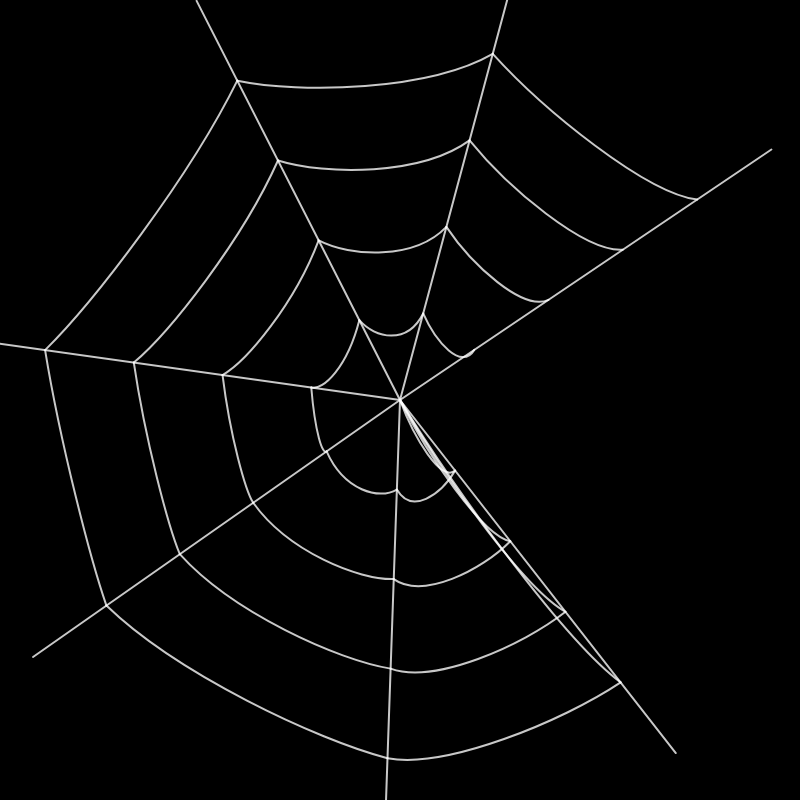
Frame 1 (no input)
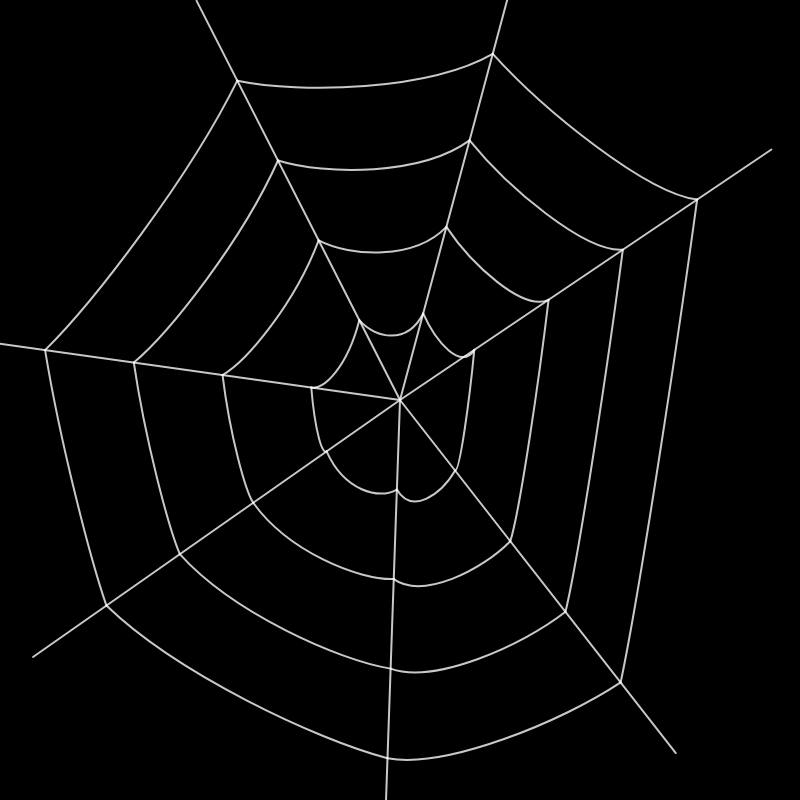
Frame 60 (no input)
Frame 120 (the mouse pressed at the canvas centre since frame 60): identical to frame 60, image omitted

The p5.js sketch that drew these frames (run headless with seeded random() and noise() and a simulated clock; from frame 60 on, the mouse is pressed at the canvas centre):

// p5.js sketch
// ── sketch.js
// Ported from Procatical Laboratory #14 in Creating Procedural Artworks with Processing: A Holistic Guide by Penny de Byl

let spiderWeb;


function setup() {
  createCanvas(800, 800);
  background(0);
  let spokeLength = 0.56* width;
  spiderWeb = new SpiderWeb(spokeLength);
   spiderWeb.setSpokeAngles();
}

function draw() {
  background(0);
  translate(width/2, height/2)
 
  spiderWeb.show();
}
// ── web.js
let angles = { angles: [0, 45, 80, 100, 200, 250, 300, 360] };

class SpiderWeb {
  constructor(spokeLength) {
    this.angles = [];
    this.spokeLength = spokeLength;
    this.x = 0;
    this.y = 0;
    this.prevX = 0;
    this.prevY = 0;
    this.threadStartX = 0;
    this.threadStartY = 0;
    this.threadEndX = 0;
    this.threadEndY = 0;
  }

  setSpokeAngles() {
    this.angles[0] = 0;
    for (let i = 1; i < 8; i++) {
      this.angles[i] = this.angles[i - 1] + int(random(35, 60));
    }
    this.angles[8] = 360;
  }

  show() {
    stroke(255, 255, 255, 200);
    strokeWeight(2);
    noFill();
    for (let i = 1; i < 8; i++) {
      this.x = this.spokeLength * cos(radians(this.angles[i]));
      this.y = this.spokeLength * sin(radians(this.angles[i]));
      line(0, 0, this.x, this.y);
      for (let t = 0.2; t < 1; t += 0.2) {
        this.threadStartX = lerp(0, this.prevX, t);
        this.threadStartY = lerp(0, this.prevY, t);
        this.threadEndX = lerp(0, this.x, t);
        this.threadEndY = lerp(0, this.y, t);
        let p2X = lerp(this.threadStartX, this.threadEndX, 0.25);
        let p2Y = lerp(this.threadStartY, this.threadEndY, 0.25) + 20;
        let p3X = lerp(this.threadStartX, this.threadEndX, 0.75);
        let p3Y = lerp(this.threadStartY, this.threadEndY, 0.75) + 30;

        bezier(
          this.threadStartX,
          this.threadStartY,
          p2X,
          p2Y,
          p3X,
          p3Y,
          this.threadEndX,
          this.threadEndY
        );
      }
      this.prevX = this.x;
      this.prevY = this.y;
    }
  }
}
